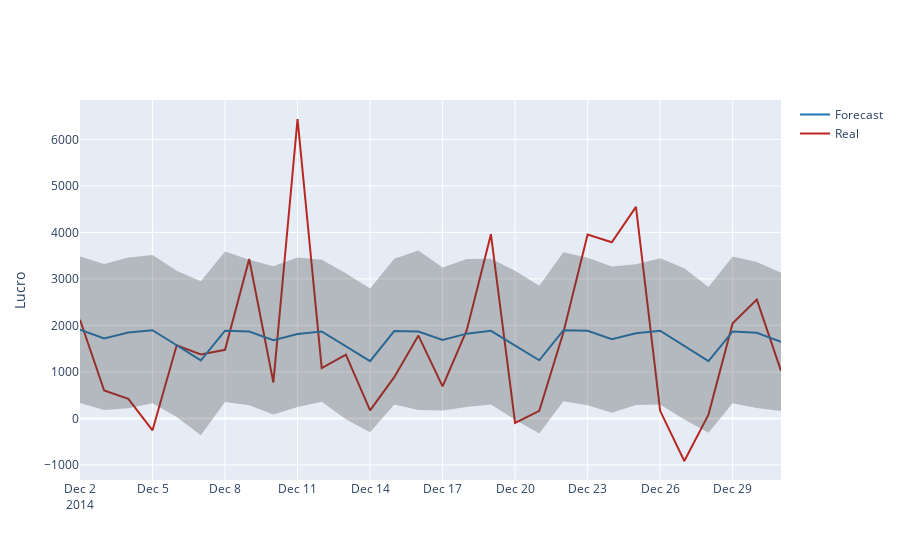

Notebook code for this chart:
### Code cell
fig = Figure([
    Scatter(
        name='Real',
        x=y_test['ds'],
        y=y_test['y'],
        mode='lines',
        line=dict(color='rgb(186, 39, 32)'),
    ),
    
    Scatter(
        name='Forecast',
        x=forecast_data.index,
        y=forecast_data['yhat'],
        mode='lines',
        line=dict(color='rgb(31, 119, 180)'),
    ),
    Scatter(
        name='Upper Bound',
        x=forecast_data.index,
        y=forecast_data['yhat_upper'],
        mode='lines',
        marker=dict(color="#444"),
        line=dict(width=0),
        showlegend=False
    ),
    Scatter(
        name='Lower Bound',
        x=forecast_data.index,
        y=forecast_data['yhat_lower'],
        marker=dict(color="#444"),
        line=dict(width=0),
        mode='lines',
        fillcolor='rgba(68, 68, 68, 0.3)',
        fill='tonexty',
        showlegend=False
    )
])

fig.update_layout(
    yaxis_title='Lucro',
    hovermode="x"
)
fig.show()
